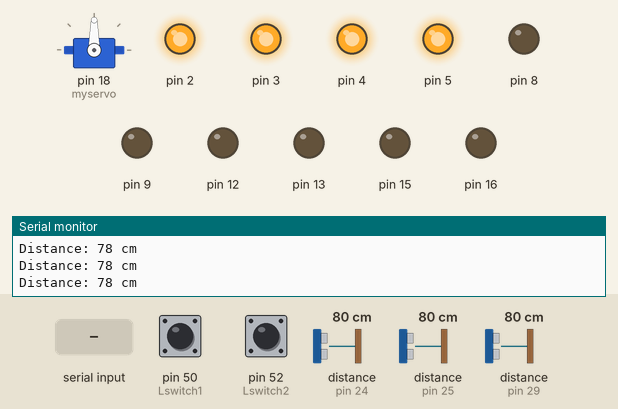
A sketch run on a simulated Arduino Mega 2560, built with avr-gcc and run on an emulated ATmega2560. Shown: servo, output pins drawn as LEDs (lit = HIGH), the last lines printed to the serial monitor. Wiring (inferred from the names in the program): 3 × ultrasonic range finder: trigger pin 22, echo pin 24 / trigger pin 23, echo pin 25 / trigger pin 27, echo pin 29. The inputs (shaded band) are chosen by the test bench; at power-on: pin 50 (Lswitch1) HIGH, pin 52 (Lswitch2) HIGH, distance to the obstacle (sensors on pin 24, pin 25, pin 29) 80 cm. The echo pulse lasts 58.3 µs per cm; pins used as bus, display or sensor lines are not drawn.

Above: at 1.8 s.
1.9 s: "pump01" received over the second serial link
At 3.5 s:
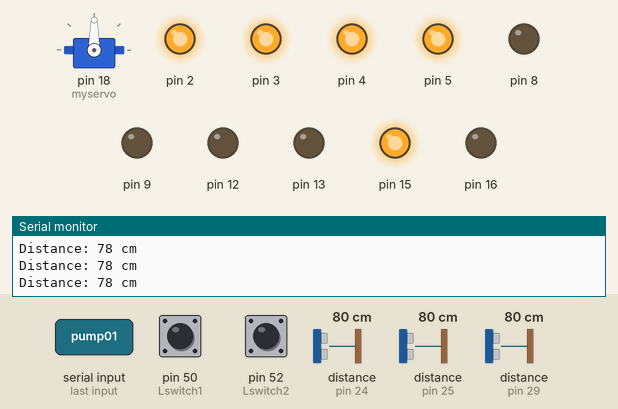
4.6 s: "Front0" received over the second serial link
At 6.9 s:
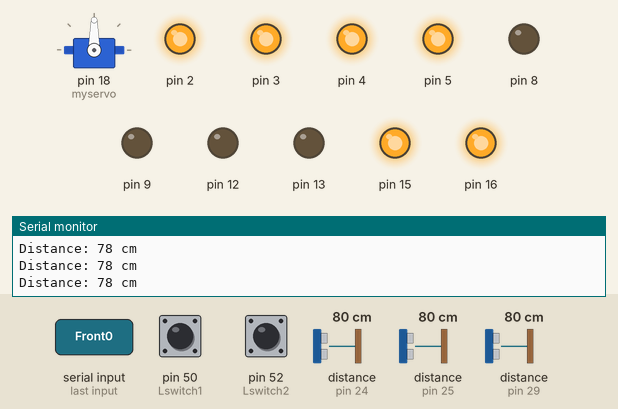
7.6 s: "pump00" received over the second serial link
At 10.3 s:
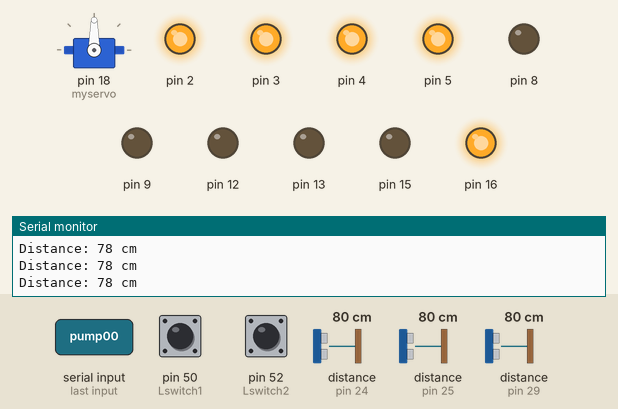
10.6 s: "Front1" received over the second serial link
At 12.6 s:
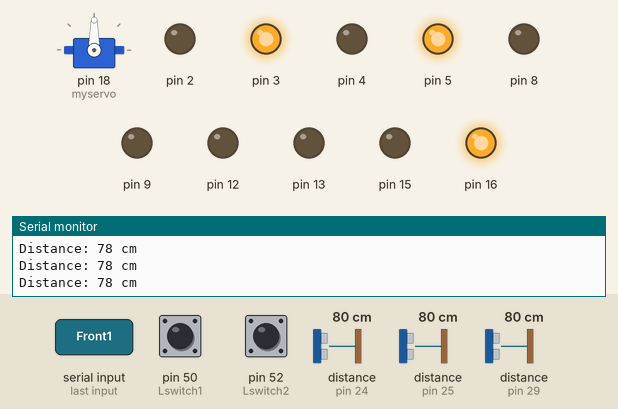
13.7 s: "Stop00" received over the second serial link
At 16.0 s:
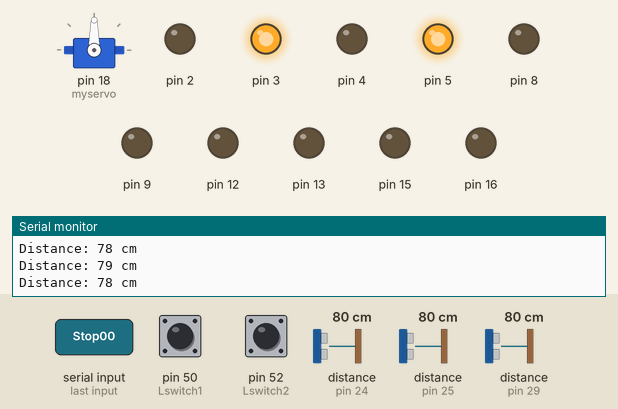
16.7 s: "Back01" received over the second serial link
At 19.5 s:
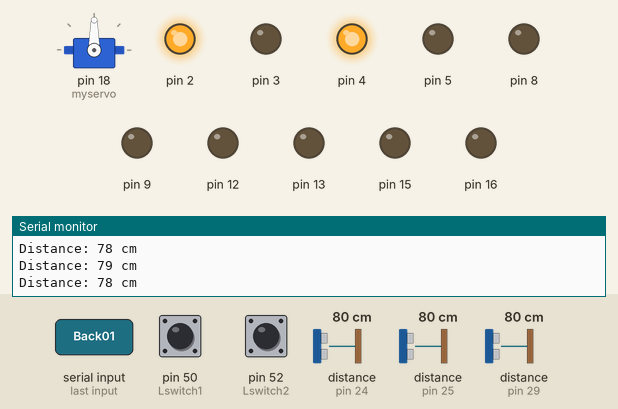
Timing chart, 0 to 20.7 s (numbered marks = the images above; inputs shaded):
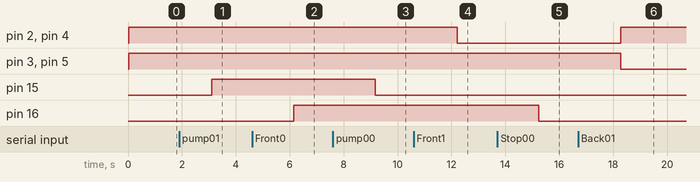

The sketch:

controlcode.ino
```cpp
#include <SoftwareSerial.h>
SoftwareSerial mySerial(10, 11); // RX, TX

//Ultrasonic_Sensor_4
#define echoPin_4  29// attach pin D2 Arduino to pin Echo of HC-SR04
#define trigPin_4 27 //attach pin D3 Arduino to pin Trig of HC-SR04

//Ultrasonic_Sensor_3
#define echoPin_3  25// attach pin D2 Arduino to pin Echo of HC-SR04
#define trigPin_3 23 //attach pin D3 Arduino to pin Trig of HC-SR04

//Ultrasonic_Sensor_1
#define echoPin_1  24// attach pin D2 Arduino to pin Echo of HC-SR04
#define trigPin_1 22 //attach pin D3 Arduino to pin Trig of HC-SR04

// defines variables
long duration; // variable for the duration of sound wave travel
int distance; // variable for the distance measurement

char Motor_inputs[8];
String Motor_input;

#include <Servo.h>


Servo ESC1;
Servo ESC2;
int potValue1;
int potValue2;
Servo myservo;
int pos = 0;

int Lswitch1 = 50;
int Lswitch2 = 52;
int flag1 = 0;
int flag2 = 0;
void setup() {

  myservo.attach(18);
  pinMode(trigPin_4, OUTPUT); // Sets the trigPin as an OUTPUT
  pinMode(echoPin_4, INPUT); // Sets the echoPin as an INPUT

  pinMode(trigPin_3, OUTPUT); // Sets the trigPin as an OUTPUT
  pinMode(echoPin_3, INPUT); // Sets the echoPin as an INPUT

  pinMode(trigPin_1, OUTPUT); // Sets the trigPin as an OUTPUT
  pinMode(echoPin_1, INPUT); // Sets the echoPin as an INPUT

  pinMode(2, OUTPUT);
  pinMode(3, OUTPUT);
  pinMode(4, OUTPUT);
  pinMode(5, OUTPUT);

  pinMode(8, OUTPUT);
  pinMode(9, OUTPUT);
  pinMode(12, OUTPUT);
  pinMode(13, OUTPUT);
  pinMode(16, OUTPUT);
  pinMode(15, OUTPUT);
  pinMode(Lswitch1, INPUT);
  pinMode(Lswitch2, INPUT);


  Serial.begin(57600);
  while (!Serial) {
    ;
  }
  mySerial.begin(9600);
}

void loop() { // run over and over

  if ( (digitalRead(Lswitch1) == LOW) && (flag1 == 0) )
  {
    flag1 = 1;
    delay(20);
  }

  if ( (digitalRead(Lswitch1) == HIGH) && (flag1 == 1) )
  {
    flag1 = 0;
    delay(20);
  }


  if ( flag1 == 1 )
  {
    digitalWrite(2, HIGH);
    digitalWrite(3, HIGH);
    digitalWrite(4, HIGH);
    digitalWrite(5, HIGH);

  }

  digitalWrite(Lswitch1, HIGH);


  if ( (digitalRead(Lswitch2) == LOW) && (flag2 == 0) )
  {
    flag2 = 1;
    delay(20);
  }

  if ( (digitalRead(Lswitch2) == HIGH) && (flag2 == 1) )
  {
    flag2 = 0;
    delay(20);
  }


  if ( flag2 == 1 )
  {
    digitalWrite(2, HIGH);
    digitalWrite(3, HIGH);
    digitalWrite(4, HIGH);
    digitalWrite(5, HIGH);

  }

  digitalWrite(Lswitch2, HIGH);

  //-----------------------------------Ultrasonic-4---------------------------------------
  digitalWrite(trigPin_4, LOW);
  delayMicroseconds(2);
  // Sets the trigPin HIGH (ACTIVE) for 10 microseconds
  digitalWrite(trigPin_4, HIGH);
  delayMicroseconds(10);
  digitalWrite(trigPin_4, LOW);
  // Reads the echoPin, returns the sound wave travel time in microseconds
  duration = pulseIn(echoPin_4, HIGH);
  // Calculating the distance
  distance = duration * 0.034 / 2; // Speed of sound wave divided by 2 (go and back)
  // Displays the distance on the Serial Monitor
  Serial.print("Distance: ");
  Serial.print(distance);
  Serial.println(" cm");
  if (distance <= 30)
  {
    ESC1.detach();
    ESC2.detach();
  }

  //-----------------------------------Ultrasonic-3---------------------------------------
  digitalWrite(trigPin_3, LOW);
  delayMicroseconds(2);
  // Sets the trigPin HIGH (ACTIVE) for 10 microseconds
  digitalWrite(trigPin_3, HIGH);
  delayMicroseconds(10);
  digitalWrite(trigPin_3, LOW);
  // Reads the echoPin, returns the sound wave travel time in microseconds
  duration = pulseIn(echoPin_3, HIGH);
  // Calculating the distance
  distance = duration * 0.034 / 2; // Speed of sound wave divided by 2 (go and back)
  // Displays the distance on the Serial Monitor
  Serial.print("Distance: ");
  Serial.print(distance);
  Serial.println(" cm");
  if (distance <= 30)
  {

    ESC1.detach();
    ESC2.detach();
  }

  //-----------------------------------Ultrasonic-1---------------------------------------
  digitalWrite(trigPin_1, LOW);
  delayMicroseconds(2);
  // Sets the trigPin HIGH (ACTIVE) for 10 microseconds
  digitalWrite(trigPin_1, HIGH);
  delayMicroseconds(10);
  digitalWrite(trigPin_1, LOW);
  // Reads the echoPin, returns the sound wave travel time in microseconds
  duration = pulseIn(echoPin_1, HIGH);
  // Calculating the distance
  distance = duration * 0.034 / 2; // Speed of sound wave divided by 2 (go and back)

  if (distance <= 30)
  {
    ESC1.detach();
    ESC2.detach();
  }

  delay(1000);
  //-----------------------------------------------------------------------------------------

  if (mySerial.available())
  {

    Motor_input = mySerial.readString();
    Motor_input = Motor_input.substring(0, 6);
  }
  for (int i = 0; i < 6; i++)
  {
    Motor_inputs[i] = Motor_input[i];
  }
  //hoper
  if (!strcmp(Motor_inputs, "Stop00"))
  {
    digitalWrite(16, LOW);
  }
  else if (!strcmp(Motor_inputs, "Front0"))
  {
    digitalWrite(16, HIGH);
  }

  //pump
  if (!strcmp(Motor_inputs, "pump00"))
  {
    digitalWrite(15, LOW);
  }
  else if (!strcmp(Motor_inputs, "pump01"))
  {
    digitalWrite(15, HIGH);
  }
  //rack & penion
  else if (!strcmp(Motor_inputs, "Front1"))
  {
    digitalWrite(2, LOW);
    digitalWrite(3, HIGH);
    digitalWrite(4, LOW);
    digitalWrite(5, HIGH);

  }
  else if (!strcmp(Motor_inputs, "Back01"))
  {
    digitalWrite(2, HIGH);
    digitalWrite(3, LOW);
    digitalWrite(4, HIGH);
    digitalWrite(5, LOW);
  }

  else if (!strcmp(Motor_inputs, "Stop01"))
  {
    digitalWrite(2, HIGH);
    digitalWrite(3, HIGH);
    digitalWrite(4, HIGH);
    digitalWrite(5, HIGH);
  }

  //linear actuator
  else if (!strcmp(Motor_inputs, "Front2"))
  {
    digitalWrite(7, LOW);
    digitalWrite(6, HIGH);

  }
  else if (!strcmp(Motor_inputs, "Back02"))
  {
    digitalWrite(7, HIGH);
    digitalWrite(6, LOW);
  }
  else if (!strcmp(Motor_inputs, "Stop02"))
  {
    digitalWrite(7, HIGH);
    digitalWrite(6, HIGH);
  }
  else if (!strcmp(Motor_inputs, "Rcam04"))
  {
    ESC1.detach();
    ESC2.detach();
    myservo.write(0);
    //delay(1000);

  }
  else if (!strcmp(Motor_inputs, "Lcam04"))
  {
    ESC1.detach();
    ESC2.detach();
    myservo.write(180);
    //delay(1000);

  }
  else if (!strcmp(Motor_inputs, "Midpo4"))
  {

    myservo.write(90);
    //delay(1000);

  }
  else if (!strcmp(Motor_inputs, "Front3"))
  {
    ESC1.attach(21, 1000, 2000);
    ESC2.attach(20, 1000, 2000);
    potValue1 = 700;   // reads the value of the potentiometer (value between 0 and 1023)
    potValue1 = map(potValue1, 0, 1023, 0, 180);   // scale it to use it with the servo library (value between 0 and 180)
    ESC1.write(potValue1);    // Send the signal to the ESC

    potValue2 = 700;   // reads the value of the potentiometer (value between 0 and 1023)
    potValue2 = map(potValue2, 0, 1023, 0, 180);   // scale it to use it with the servo library (value between 0 and 180)
    ESC2.write(potValue2);    // Send the signal to the ESC
  }
  else if (!strcmp(Motor_inputs, "Back03"))
  {
    ESC1.attach(21, 1000, 2000);
    ESC2.attach(20, 1000, 2000);
    potValue1 = 700;   // reads the value of the potentiometer (value between 0 and 1023)
    potValue1 = map(potValue1, 0, 1023, 180, 0);   // scale it to use it with the servo library (value between 0 and 180)
    ESC1.write(potValue1);    // Send the signal to the ESC

    potValue2 = 700;   // reads the value of the potentiometer (value between 0 and 1023)
    potValue2 = map(potValue2, 0, 1023, 180, 0);   // scale it to use it with the servo library (value between 0 and 180)
    ESC2.write(potValue2);    // Send the signal to the ESC
  }
  else if (!strcmp(Motor_inputs, "Right3"))
  {
    ESC1.attach(21, 1000, 2000);
    ESC2.attach(20, 1000, 2000);
    potValue1 = 700;   // reads the value of the potentiometer (value between 0 and 1023)
    potValue1 = map(potValue1, 0, 1023, 180, 0);   // scale it to use it with the servo library (value between 0 and 180)
    ESC1.write(potValue1);    // Send the signal to the ESC

    potValue2 = 700;   // reads the value of the potentiometer (value between 0 and 1023)
    potValue2 = map(potValue2, 0, 1023, 0, 180);   // scale it to use it with the servo library (value between 0 and 180)
    ESC2.write(potValue2);    // Send the signal to the ESC
  }
  else if (!strcmp(Motor_inputs, "Left03"))
  {
    ESC1.attach(21, 1000, 2000);
    ESC2.attach(20, 1000, 2000);
    potValue1 = 700;   // reads the value of the potentiometer (value between 0 and 1023)
    potValue1 = map(potValue1, 0, 1023, 0, 180);   // scale it to use it with the servo library (value between 0 and 180)
    ESC1.write(potValue1);    // Send the signal to the ESC

    potValue2 = 700;   // reads the value of the potentiometer (value between 0 and 1023)
    potValue2 = map(potValue2, 0, 1023, 180, 0);   // scale it to use it with the servo library (value between 0 and 180)
    ESC2.write(potValue2);    // Send the signal to the ESC
  }
  else if (!strcmp(Motor_inputs, "Stop03"))
  {
    ESC1.detach();
    ESC2.detach();
  }


}
```

Measured:
- after the input at 1.9 s, pin 15: LOW → HIGH after 1.2 s
- after the input at 4.6 s, pin 16: LOW → HIGH after 1.5 s
- after the input at 7.6 s, pin 15: HIGH → LOW after 1.6 s
- after the input at 10.6 s, pin 2, pin 4: HIGH → LOW after 1.6 s
- after the input at 13.7 s, pin 16: HIGH → LOW after 1.5 s
- after the input at 16.7 s, pin 2, pin 4: LOW → HIGH after 1.6 s; pin 3, pin 5: HIGH → LOW after 1.6 s
